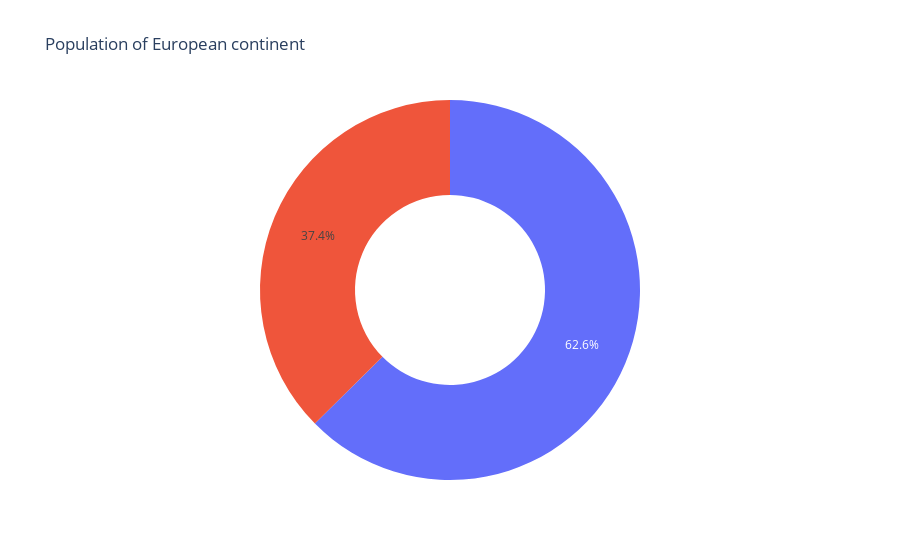

The notebook cell saved with this chart:
### Markdown cell above
### Only for the race 'Amer-Indian-Eskimo'

### Code cell
df = race_sex_count[race_sex_count['race'] == 'Amer-Indian-Eskimo']
fig = px.pie(df, values='workclass',title='Population of European continent',hole=0.5)
fig.show()

### Figure 1 — Plotly figure (JSON) as saved in the notebook; plotly's stock layout.template omitted (floating-point values rounded to 4 significant figures)
{"data": [{"domain": {"x": [0, 1], "y": [0, 1]}, "hole": 0.5, "hovertemplate": "workclass=%{value}<extra></extra>", "legendgroup": "", "name": "", "showlegend": false, "type": "pie", "values": [107, 179]}], "layout": {"legend": {"tracegroupgap": 0}, "title": {"text": "Population of European continent"}}}
